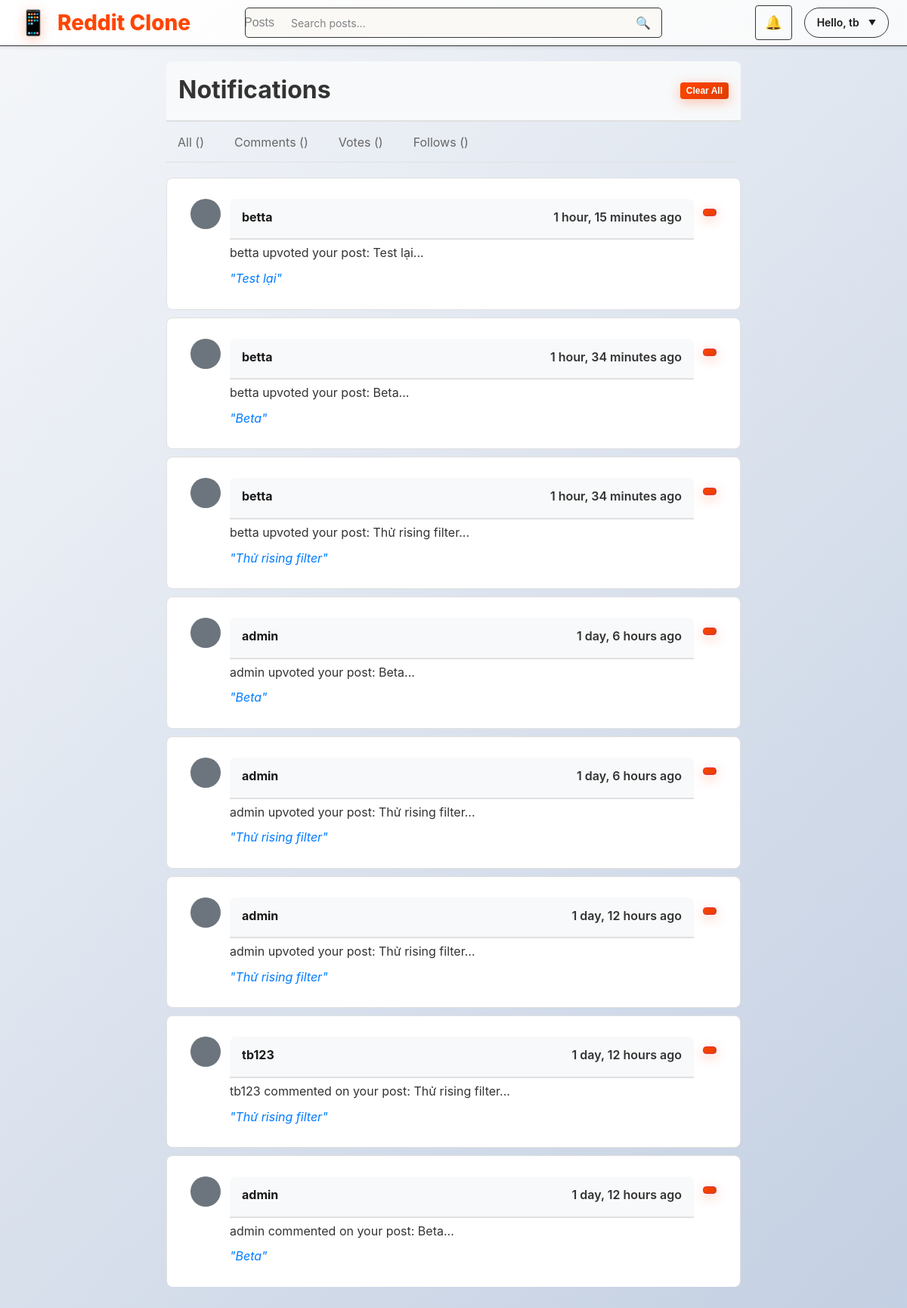
The app's page /notifications/ (signed in), older data.
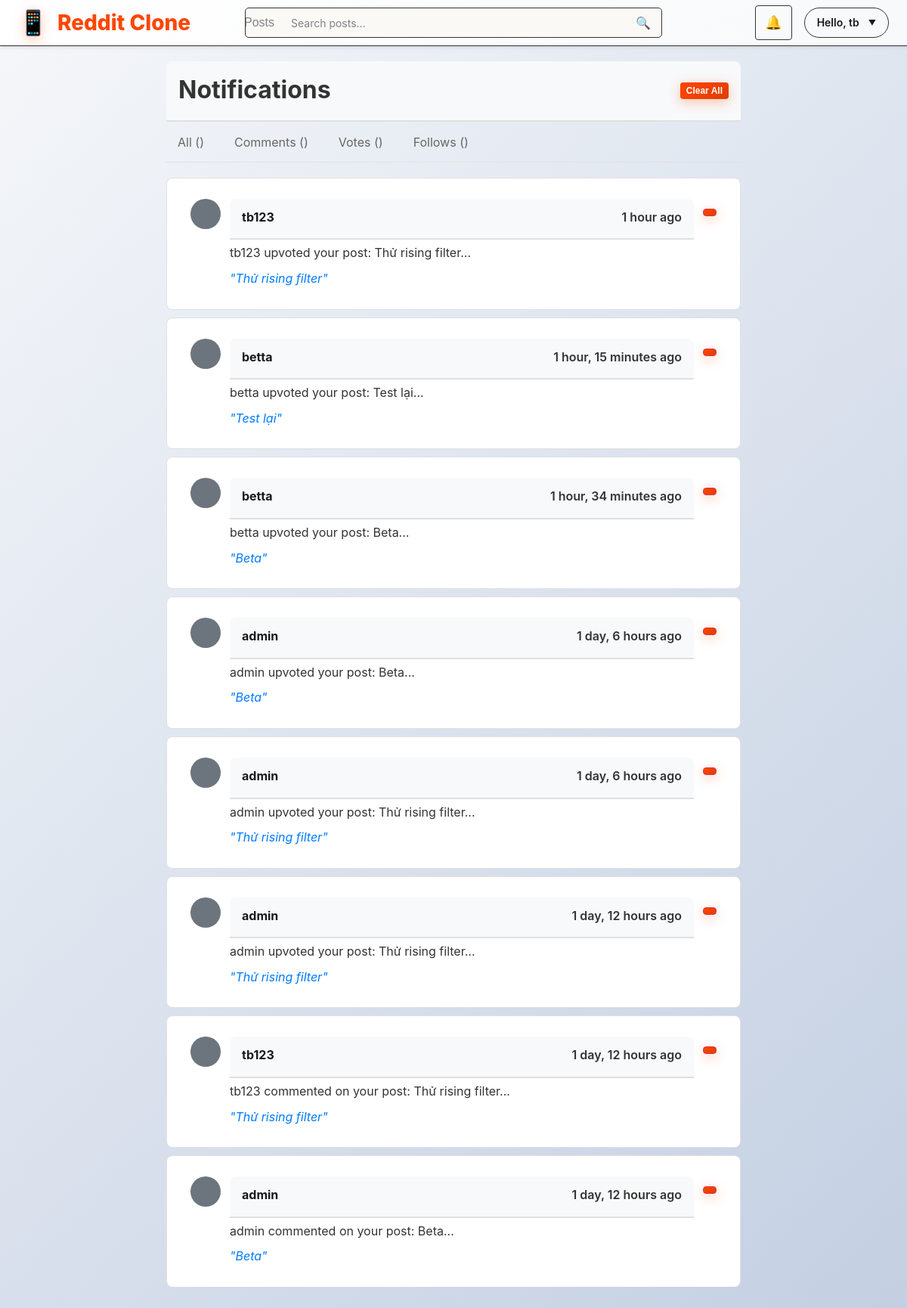
The same page, newer data.
### posts/models.py (models this page shows, shortened)
class Notification(models.Model):
    NOTIFICATION_TYPES = [
        ('comment', 'Comment'),
        ('vote', 'Vote'),
        ('follow', 'Follow'),
        ('mention', 'Mention'),
    ]
    recipient = models.ForeignKey(User, on_delete=models.CASCADE, related_name='notifications')
    sender = models.ForeignKey(User, on_delete=models.CASCADE, related_name='sent_notifications')
    notification_type = models.CharField(max_length=20, choices=NOTIFICATION_TYPES)
    message = models.TextField()
    post = models.ForeignKey('Post', on_delete=models.CASCADE, null=True, blank=True)
    comment = models.ForeignKey('Comment', on_delete=models.CASCADE, null=True, blank=True)
    is_read = models.BooleanField(default=False)
    created_at = models.DateTimeField(auto_now_add=True)
    read_at = models.DateTimeField(null=True, blank=True)
    class Meta:
        ordering = ['-created_at']
        indexes = [
            models.Index(fields=['recipient', 'is_read']),
            models.Index(fields=['created_at']),
        ]

class Post(models.Model):
    title        = models.CharField(max_length=255)
    content      = models.TextField(blank=True)
    image        = models.ImageField(upload_to='post_images/', blank=True, null=True)
    author       = models.ForeignKey(User, on_delete=models.CASCADE)
    community    = models.ForeignKey(Community, on_delete=models.CASCADE,
                                     null=True, blank=True,
                                     )
    tags         = models.ManyToManyField(Tag, blank=True, related_name='posts')
    created_at   = models.DateTimeField(auto_now_add=True)

### posts/views.py (the view)
# urls.py: path('notifications/', views.notifications_view, name='notifications'),
@login_required
def notifications_view(request):
    notifications = Notification.objects.filter(recipient=request.user).order_by('-created_at')
    notifications.update(is_read=True)
    paginator = Paginator(notifications, 20)
    page_number = request.GET.get('page')
    page_obj = paginator.get_page(page_number)
    return render(request, 'posts/notifications.html', {'notifications': page_obj})

### posts/templates/posts/notifications.html (shortened to what this page needs)
{% extends 'posts/base.html' %}
{% block content %}
<div class="notification-page">
    <div class="notification-header">
        <h1>Notifications</h1>
        <div class="notification-actions">
            <form method="post" action="{% url 'posts:clear_all_notifications' %}" style="display: inline;">
                <button type="submit" class="btn btn-danger btn-sm" onclick="return confirm('Are you sure you want to clear all notifications?')">
                    Clear All
                </button>
            </form>
        </div>
    </div>
    <div class="notification-filters">
        <a href="{% url 'posts:notifications' %}" class="filter-tab {% if filter_type == 'all' %}active{% endif %}">
            All ({{ filter_counts.all }})
        </a>
        <a href="{% url 'posts:notifications' %}?type=comment" class="filter-tab {% if filter_type == 'comment' %}active{% endif %}">
            Comments ({{ filter_counts.comment }})
        </a>
        <a href="{% url 'posts:notifications' %}?type=vote" class="filter-tab {% if filter_type == 'vote' %}active{% endif %}">
            Votes ({{ filter_counts.vote }})
        </a>
        <a href="{% url 'posts:notifications' %}?type=follow" class="filter-tab {% if filter_type == 'follow' %}active{% endif %}">
            Follows ({{ filter_counts.follow }})
        </a>
    </div>
    <div class="notifications-container">
        {% for notification in notifications %}
            <div class="notification-item {% if not notification.is_read %}unread{% endif %}">
                <div class="notification-content">
                    <div class="notification-avatar">
                        {% if notification.sender.profile.avatar %}
                            <img src="{{ notification.sender.profile.avatar.url }}" alt="{{ notification.sender.username }}" class="avatar">
                        {% else %}
                            <div class="avatar-placeholder">
                            </div>
                        {% endif %}
                    </div>
                    <div class="notification-body">
                        <div class="notification-header">
                            <strong>{{ notification.sender.username }}</strong>
                            <span class="notification-time">{{ notification.created_at|timesince }} ago</span>
                        </div>
                        <div class="notification-message">
                            {{ notification.message }}
                        </div>
                        {% if notification.post %}
                            <div class="notification-post">
                                <a href="{% url 'posts:post_detail' notification.post.pk %}" class="post-link">
                                    "{{ notification.post.title|truncatechars:60 }}"
                                </a>
                            </div>
                        {% endif %}
                    </div>
                    <div class="notification-actions">
                        <form method="post" action="{% url 'posts:delete_notification' notification.id %}" style="display: inline;">
                            <button type="submit" class="btn btn-sm btn-outline-danger" onclick="return confirm('Delete this notification?')">
                            </button>
                        </form>
                    </div>
                </div>
            </div>
        {% empty %}
            <div class="no-notifications">
                <i class="fas fa-bell-slash"></i>
                <p>No notifications found.</p>
            </div>
        {% endfor %}
    </div>
</div>
{% endblock %}

### posts/templates/posts/base.html (shortened to what this page needs)
{% load static %}
<!DOCTYPE html>
<html lang="en">
<head>
  <link rel="stylesheet" href="{% static 'posts/css/style.css' %}">
</head>
<body>
  <header class="header">
    <div class="header-content">
      <a class="logo" href="{% url 'posts:post_list' %}">
        <span class="logo-icon">📱</span>
        Reddit Clone
      </a>
      <div class="unified-search">
        <div class="search-container">
          <form class="search-form" id="searchForm" method="get">
            <button type="button" class="search-type-selector" id="searchTypeSelector">
              <span id="searchTypeText">Posts</span>
            </button>
            <input type="text" class="search-input" id="searchInput"
                  placeholder="Search posts..."
                  value="{{ request.GET.q|default:'' }}"
                  name="q">
            <button type="submit" class="search-btn">🔍</button>
          </form>
        </div>
      </div>
      <nav class="nav-right">
        {% if user.is_authenticated %}
          <div class="dropdown position-relative">
            <a href="#" class="notification-toggle position-relative nav-btn">
                🔔
            </a>
          </div>
          <div class="user-menu" id="userMenu">
            <div class="user-greeting">Hello, {{ user.username }}</div>
          </div>
        {% else %}
          <a href="{% url 'login' %}" class="nav-btn">Log In</a>
          <a href="{% url 'posts:register' %}" class="nav-btn">Sign Up</a>
        {% endif %}
      </nav>
    </div>
  </header>
  <main class="main-content">
    <div class="container">
      {% block content %}{% endblock %}
    </div>
  </main>
</body>
</html>

### posts/static/posts/css/style.css (style rules this page uses)
* { margin: 0; padding: 0; box-sizing: border-box; }
body { background: linear-gradient(135deg, #f5f7fa 0%, #c3cfe2 100%); font-family: -apple-system, BlinkMacSystemFont, "Segoe UI", Roboto, Oxygen-Sans, Ubuntu, Cantarell, "Helvetica Neue", sans-serif; line-height: 1.6; color: #1a1a1b; min-height: 100vh; }
.header { background: linear-gradient(135deg, #ffffff 0%, #f8f9fa 100%); border-bottom: 1px solid #343536; position: sticky; top: 0; z-index: 1000; box-shadow: 0 2px 4px rgba(0,0,0,0.1); }
.header-content { max-width: 1400px; margin: 0 auto; padding: 0 24px; display: grid; grid-template-columns: 1fr 2fr 1fr; align-items: center; height: 60px; gap: 24px; }
.logo { color: #ff4500; font-size: 28px; font-weight: 800; text-decoration: none; display: flex; align-items: center; justify-self: start; transition: all 0.3s cubic-bezier(0.4, 0, 0.2, 1); position: relative; }
.logo-icon { margin-right: 12px; font-size: 32px; filter: drop-shadow(0 4px 8px rgba(255,69,0,0.3)); transition: all 0.3s ease; }
.search-form { position: relative; display: flex; align-items: center; background-color: rgb(250, 249, 246); border: 1px solid #343536; border-radius: 5px; overflow: hidden; transition: border-color 0.2s ease, box-shadow 0.2s ease; justify-self: center; width: 100%; max-width: 600px; height: 40px; }
.search-form input { flex: 1; padding: 8px 16px; border: none; outline: none; font-size: 14px; background: transparent; color: #1c1c1c; font-weight: 400; font-family: inherit; }
.search-form input::placeholder { color: #818384; font-weight: 400; }
.search-form button { background: transparent; border: none; padding: 0; width: 40px; height: 40px; cursor: pointer; color: #818384; font-size: 16px; display: flex; align-items: center; justify-content: center; transition: all 0.2s ease; border-radius: 4px; margin-right: 4px; }
.nav-right { display: flex; align-items: center; gap: 16px; justify-self: end; }
.nav-btn { color: #1a1a1b; text-decoration: none; padding: 8px 16px; border-radius: 20px; font-size: 14px; font-weight: 600; transition: all 0.2s ease; white-space: nowrap; border: 1px solid #343536; background: transparent; }
.user-menu { position: relative; display: inline-block; cursor: pointer; }
.user-menu .user-greeting { color: #1a1a1b; font-size: 14px; font-weight: 600; padding: 8px 16px; border-radius: 20px; transition: all 0.2s ease; display: flex; align-items: center; gap: 8px; border: 1px solid #343536; background: transparent; }
.user-menu .user-greeting::after { content: "▼"; font-size: 10px; transition: transform 0.3s ease; margin-left: 4px; }
.btn { background: linear-gradient(135deg, #ff4500 0%, #e03d00 100%); color: white; border: none; padding: 12px 24px; border-radius: 25px; font-size: 14px; font-weight: 600; cursor: pointer; text-decoration: none; display: inline-block; transition: all 0.3s ease; box-shadow: 0 4px 16px rgba(255,69,0,0.3); }
.notification-toggle { position: relative; display: inline-block; padding: 8px 12px; text-decoration: none; font-size: 18px; color: #333; border-radius: 4px; transition: background-color 0.2s; }
.notification-header { padding: 12px 16px; border-bottom: 1px solid #dee2e6; background-color: #f8f9fa; font-weight: 600; display: flex; justify-content: space-between; align-items: center; border-radius: 8px 8px 0 0; }
.notification-header span { font-size: 16px; color: #333; }
.notification-item { padding: 12px 16px; border-bottom: 1px solid #f8f9fa; text-decoration: none; color: inherit; display: block; transition: background-color 0.2s; }
.notification-item:last-child { border-bottom: none; }
.notification-content { flex-grow: 1; min-width: 0; }
.notification-time { color: #6c757d; font-size: 0.75rem; }
.search-type-selector { position: relative; overflow: hidden; }
.search-type-selector::before { content: ''; position: absolute; top: 0; left: -100%; width: 100%; height: 100%; background: linear-gradient(90deg, transparent, rgba(255,255,255,0.2), transparent); transition: left 0.5s; }

Row changes from the older to the newer data that the page shows:
removed Notification: sender.username "betta", created_at "1 hour, 34 minutes", message "betta upvoted your post: Thử rising filter...", post "Thử rising filter"
added Notification: sender.username "tb123", created_at "1 hour", message "tb123 upvoted your post: Thử rising filter...", post "Thử rising filter"
